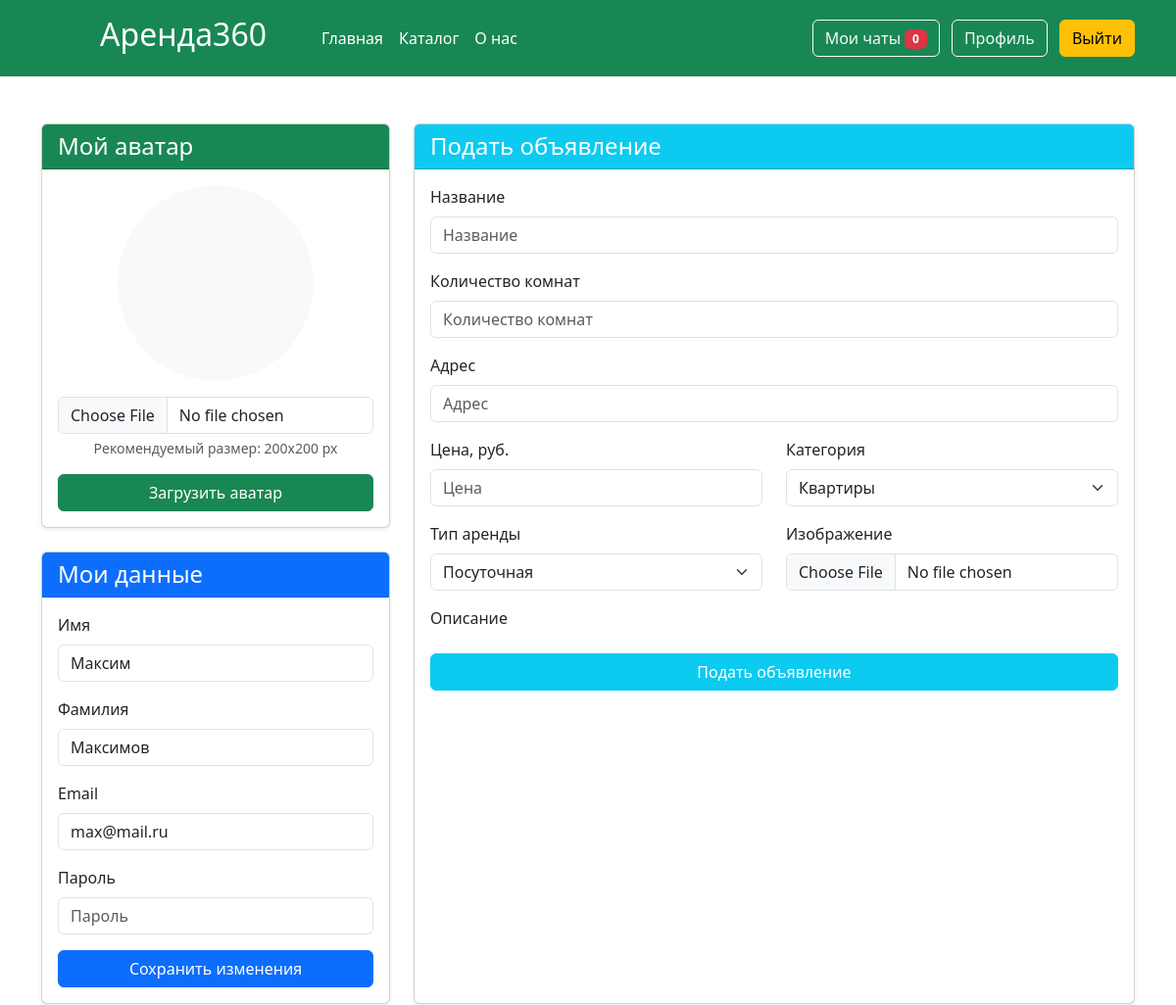
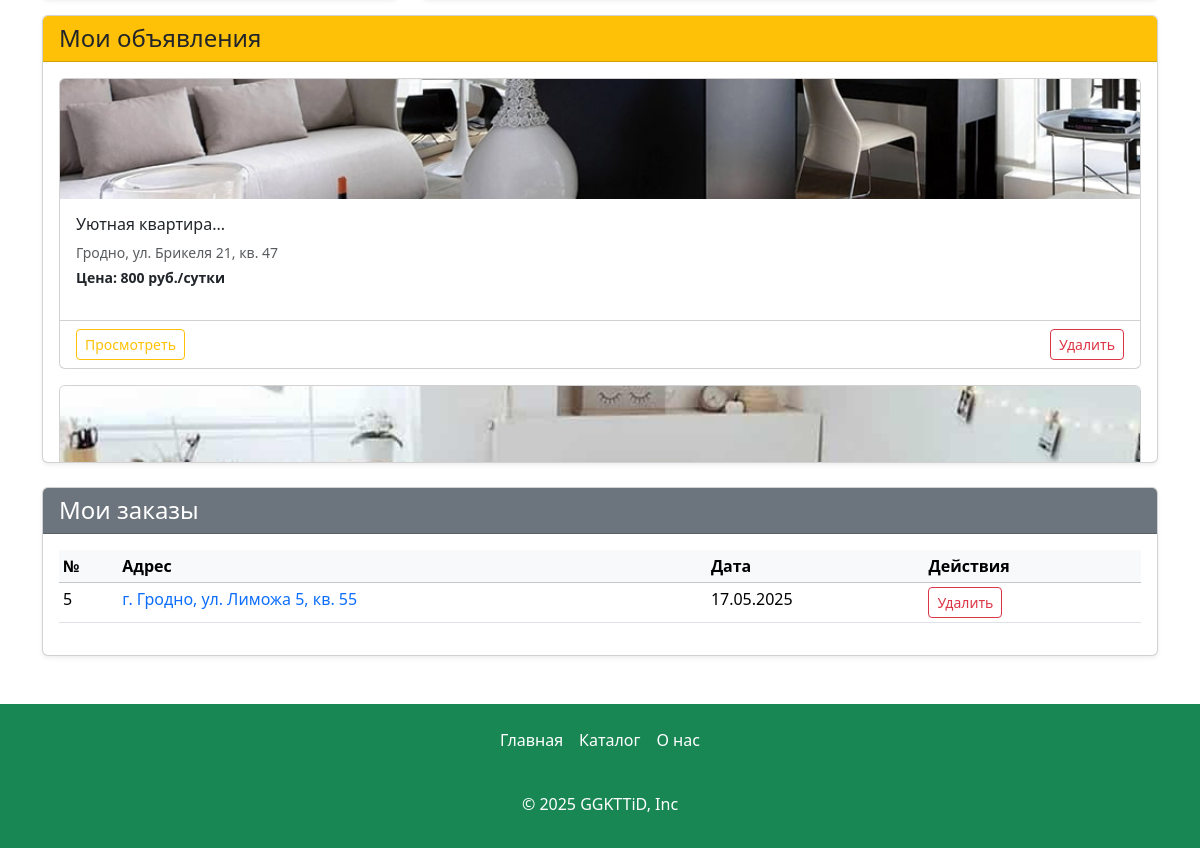
Screenshot of /profile (signed in) with the database file from the repository (2 pictures, top to bottom).
### app.py (models this page shows, shortened)
class Users(db.Model):
    id = db.Column(db.Integer,primary_key=True)
    name = db.Column(db.String(100))
    surname = db.Column(db.String(100))
    email = db.Column(db.String(100), unique=True)
    password = db.Column(db.String(100), unique=True)
    root = db.Column(db.Integer, default=0)
    avatar = db.Column(db.String(120), default='default.jpg')
    articles = db.relationship('Articles', backref='users', lazy=True)

class Articles(db.Model):
    id = db.Column(db.Integer,primary_key=True)
    title = db.Column(db.String(100))
    text = db.Column(db.Text)
    image_name = db.Column(db.String(100))
    category = db.Column(db.String(100))
    price = db.Column(db.Integer)
    type_app = db.Column(db.String(100))
    address= db.Column(db.String(100))
    count_rooms = db.Column(db.Integer)
    id_user = db.Column(db.Integer, db.ForeignKey('users.id'))
    orders = db.relationship('Orders', backref='article', lazy=True)

class Orders(db.Model):
    id = db.Column(db.Integer,primary_key=True)
    id_user = db.Column(db.Integer, db.ForeignKey('users.id'))
    id_article = db.Column(db.Integer, db.ForeignKey('articles.id'))
    date = db.Column(db.DateTime)

### app.py (the view, shortened to what this page needs)
@app.route('/profile', methods=['GET', 'POST'])
def profile():
    if not 'name' in session:
        abort(401)
    total_user = Users.query.filter_by(email=session['name']).first()
    articles = Articles.query.filter_by(id_user=total_user.id).all()
    orders = Orders.query.filter_by(id_user=total_user.id).join(Articles).all()
    return render_template("profile.html",articles=articles,orders=orders)

### app.py (called while the page is built)
@app.context_processor
def inject_unread_messages():
    if 'name' in session:
        current_user = Users.query.filter_by(email=session['name']).first()
        unread_count = Messages.query.filter_by(recipient_id=current_user.id, is_read=False).count()
        return dict(unread_messages=unread_count)
    return dict(unread_messages=0)

@app.context_processor
def inject_user():
    def get_user_name():
        if 'name' in session:
            return Users.query.filter_by(email=session['name']).first()
    return dict(active_user=get_user_name())

### templates/profile.html (shortened to what this page needs)
{% extends 'base.html' %}
{% block main %}
<main>
    <div class="container my-5">
        <div class="row mb-3">
            <div class="col-lg-4">
                <div class="card mb-4 shadow-sm">
                    <div class="card-header bg-success text-white">
                        <h4 class="my-0 fw-normal">Мой аватар</h4>
                    </div>
                    <div class="card-body text-center">
                        <div class="mb-3">
                            {% if active_user.avatar %}
                            <img src="{{ url_for('static', filename='img/upload/' + active_user.avatar) }}"
                                 class="rounded-circle img-thumbnail"
                                 alt="Аватар"
                                 style="width: 200px; height: 200px; object-fit: cover;">
                            {% else %}
                            <div class="d-flex justify-content-center align-items-center rounded-circle bg-light"
                                 style="width: 200px; height: 200px; margin: 0 auto;">
                            </div>
                            {% endif %}
                        </div>
                        <form method="post" action="{{url_for('load_avatar')}}" enctype="multipart/form-data">
                            <div class="mb-3">
                                <input type="file" class="form-control" id="avatar" name="avatar" accept=".jpg,.jpeg,.png" required>
                                <div class="form-text">Рекомендуемый размер: 200x200 px</div>
                            </div>
                            <button type="submit" class="btn btn-success w-100">
                                 Загрузить аватар
                            </button>
                        </form>
                    </div>
                </div>
                <div class="card shadow-sm">
                    <div class="card-header bg-primary text-white">
                        <h4 class="my-0 fw-normal">Мои данные</h4>
                    </div>
                    <div class="card-body">
                        <form method="post" action="{{url_for('edit_profile')}}">
                            <div class="mb-3">
                                <label for="username" class="form-label">Имя</label>
                                <input type="text" class="form-control" id="username" name="name" value="{{ active_user.name }}" required>
                            </div>
                            <div class="mb-3">
                              <label for="surname" class="form-label">Фамилия</label>
                              <input type="text" class="form-control" id="surname" name="surname" value="{{ active_user.surname }}" required>
                          </div>
                            <div class="mb-3">
                                <label for="email" class="form-label">Email</label>
                                <input type="email" class="form-control" id="email" name="email" value="{{ active_user.email }}" required>
                            </div>
                            <div class="mb-3">
                                <label for="password" class="form-label">Пароль</label>
                                <input type="password" class="form-control" id="password" name="password" placeholder="Пароль">
                            </div>
                            <button type="submit" class="btn btn-primary w-100">
                                 Сохранить изменения
                            </button>
                        </form>
                    </div>
                </div>
            </div>
            <div class="col-lg-8">
                <div class="card shadow-sm h-100">
                    <div class="card-header bg-info text-white">
                        <h4 class="my-0 fw-normal">Подать объявление</h4>
                    </div>
                    <div class="card-body">
                        <form method="post" enctype="multipart/form-data">
                            <div class="mb-3">
                                <label for="name" class="form-label">Название</label>
                                <input type="text" name="name" class="form-control" placeholder="Название" id="name" required>
                            </div>
                            <div class="mb-3">
                                <label for="count_rooms" class="form-label">Количество комнат</label>
                                <input type="number" name="count_rooms" class="form-control" placeholder="Количество комнат" id="count_rooms" required>
                            </div>
                            <div class="mb-3">
                                <label for="address" class="form-label">Адрес</label>
                                <input type="text" class="form-control" name="address" placeholder="Адрес" id="address" required>
                            </div>
                            <div class="row">
                                <div class="col-md-6 mb-3">
                                    <label for="price" class="form-label">Цена, руб.</label>
                                    <input type="number" class="form-control" name="price" placeholder="Цена" id="price" required>
                                </div>
                                <div class="col-md-6 mb-3">
                                    <label for="category" class="form-label">Категория</label>
                                    <select name="category" id="category" class="form-select">
                                        <option value="Квартиры">Квартиры</option>
                                    </select>
                                </div>
                            </div>
                            <div class="row">
                                <div class="col-md-6 mb-3">
                                    <label for="type" class="form-label">Тип аренды</label>
                                    <select name="type" id="type" class="form-select">
                                        <option value="Посуточная">Посуточная</option>
                                    </select>
                                </div>
                                <div class="col-md-6 mb-3">
                                    <label for="image" class="form-label">Изображение</label>
                                    <input type="file" id="image" required name="image" class="form-control" accept=".jpg,.jpeg,.png">
                                </div>
                            </div>
                            <div class="mb-3">
                                <label class="form-label">Описание</label>
                            </div>
                            <button type="submit" class="btn btn-info w-100 text-white">
                                 Подать объявление
                            </button>
                        </form>
                    </div>
                </div>
            </div>
        </div>
         <div class="card mb-4 shadow-sm">
          <div class="card-header bg-warning text-dark">
              <h4 class="my-0 fw-normal">Мои объявления</h4>
          </div>
          <div class="card-body" style="max-height: 400px; overflow-y: auto;">
              {% if articles %}
              <div class="row row-cols-1 g-3">
                  {% for article in articles %}
                  <div class="col">
                      <div class="card h-100">
                          <img src="../static/img/upload/{{article.image_name}}" class="card-img-top" alt="{{article.title}}" style="height: 120px; object-fit: cover;">
                          <div class="card-body">
                              <h6 class="card-title">{{article.title|truncate(20)}}</h6>
                              <p class="text-muted small mb-1">{{article.address|truncate(25)}}</p>
                              <p class="fw-bold small">Цена: {{article.price}} руб./{% if article.type_app == "Посуточная" %}сутки{% else %}месяц{% endif %}</p>
                          </div>
                          <div class="card-footer bg-transparent py-2">
                              <div class="d-flex justify-content-between">
                                  <a href="/card/{{article.id}}" class="btn btn-sm btn-outline-warning">
                                      Просмотреть
                                  </a>
                                  <a href="/delete-article/{{article.id}}" class="btn btn-sm btn-outline-danger">
                                      Удалить
                                  </a>
                              </div>
                          </div>
                      </div>
                  </div>
                  {% endfor %}
              </div>
              {% else %}
              <div class="text-center py-4">
                  <i class="bi bi-info-circle fs-1 text-muted"></i>
                  <p class="text-muted">У вас пока нет объявлений</p>
              </div>
              {% endif %}
          </div>
      </div>
        <div class="card shadow-sm">
          <div class="card-header bg-secondary text-white">
              <h4 class="my-0 fw-normal">Мои заказы</h4>
          </div>
          <div class="card-body" style="max-height: 300px; overflow-y: auto;">
              {% if not orders %}
              <div class="text-center py-4">
                  <i class="bi bi-cart-x fs-1 text-muted"></i>
                  <p class="text-muted">У вас пока нет заказов</p>
              </div>
              {% else %}
              <div class="table-responsive">
                  <table class="table table-sm table-hover">
                      <thead class="table-light">
                          <tr>
                              <th scope="col">№</th>
                              <th scope="col">Адрес</th>
                               <th scope="col">Дата</th>
                              <th scope="col">Действия</th>
                          </tr>
                      </thead>
                      <tbody>
                          {% for order in orders %}
                          <tr>
                              <td>{{order.id}}</td>
                              <td><a href="/card/{{order.article.id}}" class="text-decoration-none">{{order.article.address}}</a></td>
                              <td>{{order.date.strftime('%d.%m.%Y')}}</td>
                              <td>
                                  <a href="/delete-order/{{order.id}}" class="btn btn-sm btn-outline-danger">
                                      Удалить
                                  </a>
                              </td>
                          </tr>
                          {% endfor %}
                      </tbody>
                  </table>
              </div>
              {% endif %}
          </div>
      </div>
    </div>
</main>
{% endblock %}

### static/css/style.css (style rules this page uses)
html { height: 100%; }
body { display: flex; flex-direction: column; height: 100%; background-color: #ffff; border-radius: 30px; }
main { flex: 1 0 auto; }
.card { transition: box-shadow 0.3s; }

### rows the page displays
Users: name "Максим", surname "Максимов", email "max@mail.ru"
Articles: image_name (picture), title "Уютная квартира...", address "Гродно, ул. Брикеля 21, кв. 47", price "800", type_app "сутки"
Articles: image_name (picture)
Orders: id "5", article.address "г. Гродно, ул. Лиможа 5, кв. 55", date "17.05.2025"

### other values shown
{{ unread_messages }} "0"
